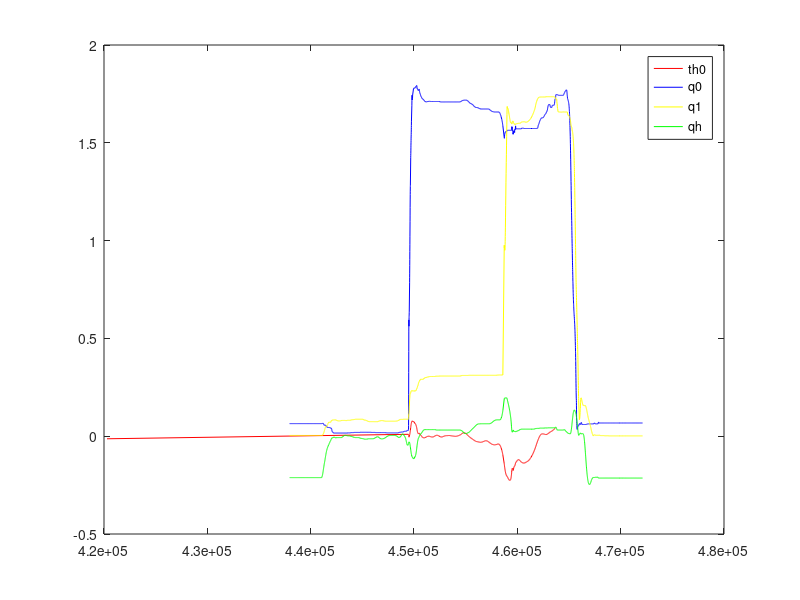

The MATLAB script that drew this image:
% Data format:
% ID    '\t'   VALUE   '\t'    TIME  
Data = dlmread('Test7_1step.txt','\t');

th0_id = 235;  
q0_id = 193;
q1_id = 194;
qh_id = 14;

idx_th0 = Data(:,1) == th0_id;  %Get indicies for gyro date
idx_q0 = Data(:,1) == q0_id; 
idx_q1 = Data(:,1) == q1_id; 
idx_qh = Data(:,1) == qh_id; 

t_th0 = Data(idx_th0,3);
th0 = Data(idx_th0,2);

t_q0 = Data(idx_q0, 3);
q0 = Data(idx_q0, 2);

t_q1 = Data(idx_q1, 3);
q1 = Data(idx_q1, 2);

t_qh = Data(idx_qh, 3);
qh = Data(idx_qh, 2);

%hold on;
figure(1); clf;
plot(t_th0,th0,'r', t_q0,q0,'b', t_q1,q1,'y', t_qh,qh,'g');
legend('th0', 'q0', 'q1', 'qh');

%fprintf('Mean gyro rate: %8.8f \n',mean(gyro));
